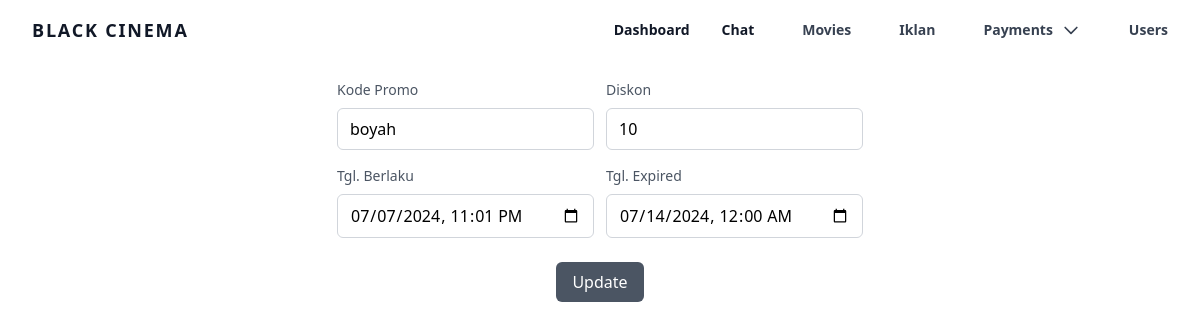
/app/admin/edit_payment_promo_code?id=1 (signed in), run on the app's committed database.
### tables this page shows
CREATE TABLE `payment_promo` (
  `id` int NOT NULL,
  `createdAt` datetime DEFAULT CURRENT_TIMESTAMP,
  `promoCode` varchar(255) DEFAULT NULL,
  `priceDisc` int DEFAULT NULL,
  `usable` datetime DEFAULT NULL,
  `expired` datetime DEFAULT NULL
);

### app/admin/pages/views/edit_payment_promo_code.php (the view, shortened to what this page needs)
<?php
include "../../config/conn.php";
$paymentPromoId = $_GET['id'] ?? null;
$query = mysqli_query($conn, "SELECT * FROM payment_promo WHERE id='$paymentPromoId'");
$row = mysqli_fetch_assoc($query);
?>
<div class="w-full h-auto">
    <div class="flex px-10 items-center justify-center self-center">
        <form id="editMovieForm" class="p-4 md:p-5" action="pages/controller/payments/payment_promo_code/edit_payment_promo_code.php" method="POST">
            <div class="flex flex-row w-full gap-3">
                <div class="mb-4 w-1/2">
                    <label for="promoCode" class="block mb-2 text-sm font-medium text-gray-600 dark:text-gray-300">Kode Promo</label>
                    <input type="text" id="promoCode" name="promoCode" value="<?= $row['promoCode']; ?>" placeholder="nama paket" required class="w-full px-3 py-2 placeholder-gray-300 border border-gray-300 rounded-md focus:outline-none focus:ring-gray-500 focus:border-gray-500 dark:bg-gray-800 dark:border-gray-600 dark:focus:ring-gray-500 dark:focus:border-gray-500 dark:text-white">
                </div>
                <div class="mb-4 w-1/2">
                    <label for="priceDisc" class="block mb-2 text-sm font-medium text-gray-600 dark:text-gray-300">Diskon</label>
                    <input type="number" id="priceDisc" name="priceDisc" value="<?= $row['priceDisc']; ?>" placeholder="0" required class="w-full px-3 py-2 placeholder-gray-300 border border-gray-300 rounded-md focus:outline-none focus:ring-gray-500 focus:border-gray-500 dark:bg-gray-800 dark:border-gray-600 dark:focus:ring-gray-500 dark:focus:border-gray-500 dark:text-white">
                </div>
            </div>
            <div class="flex flex-row w-full gap-3">
                <div class="mb-4 w-1/2">
                    <label for="usable" class="block mb-2 text-sm font-medium text-gray-600 dark:text-gray-300">Tgl. Berlaku</label>
                    <input type="datetime-local" id="usable" name="usable" value="<?= $row['usable']; ?>" placeholder="0" required class="w-full px-3 py-2 placeholder-gray-300 border border-gray-300 rounded-md focus:outline-none focus:ring-gray-500 focus:border-gray-500 dark:bg-gray-800 dark:border-gray-600 dark:focus:ring-gray-500 dark:focus:border-gray-500 dark:text-white">
                </div>
                <div class="mb-4 w-1/2">
                    <label for="expired" class="block mb-2 text-sm font-medium text-gray-600 dark:text-gray-300">Tgl. Expired</label>
                    <input type="datetime-local" id="expired" name="expired" value="<?= $row['expired']; ?>" placeholder="0" required class="w-full px-3 py-2 placeholder-gray-300 border border-gray-300 rounded-md focus:outline-none focus:ring-gray-500 focus:border-gray-500 dark:bg-gray-800 dark:border-gray-600 dark:focus:ring-gray-500 dark:focus:border-gray-500 dark:text-white">
                </div>
            </div>
            <div class="mt-2 flex justify-center w-full">
                <button type="submit" id="updateMovieBtn" class="bg-gray-600 hover:bg-gray-700 text-white rounded-md px-4 py-2 transition duration-200 focus:outline-none focus:ring-4 focus:ring-gray-300">Update</button>
            </div>
        </form>
    </div>
</div>

### data on the page
payment_promo: promoCode "boyah", priceDisc "10", usable "07/07/2024 23:01", expired "07/14/2024 00:00"
